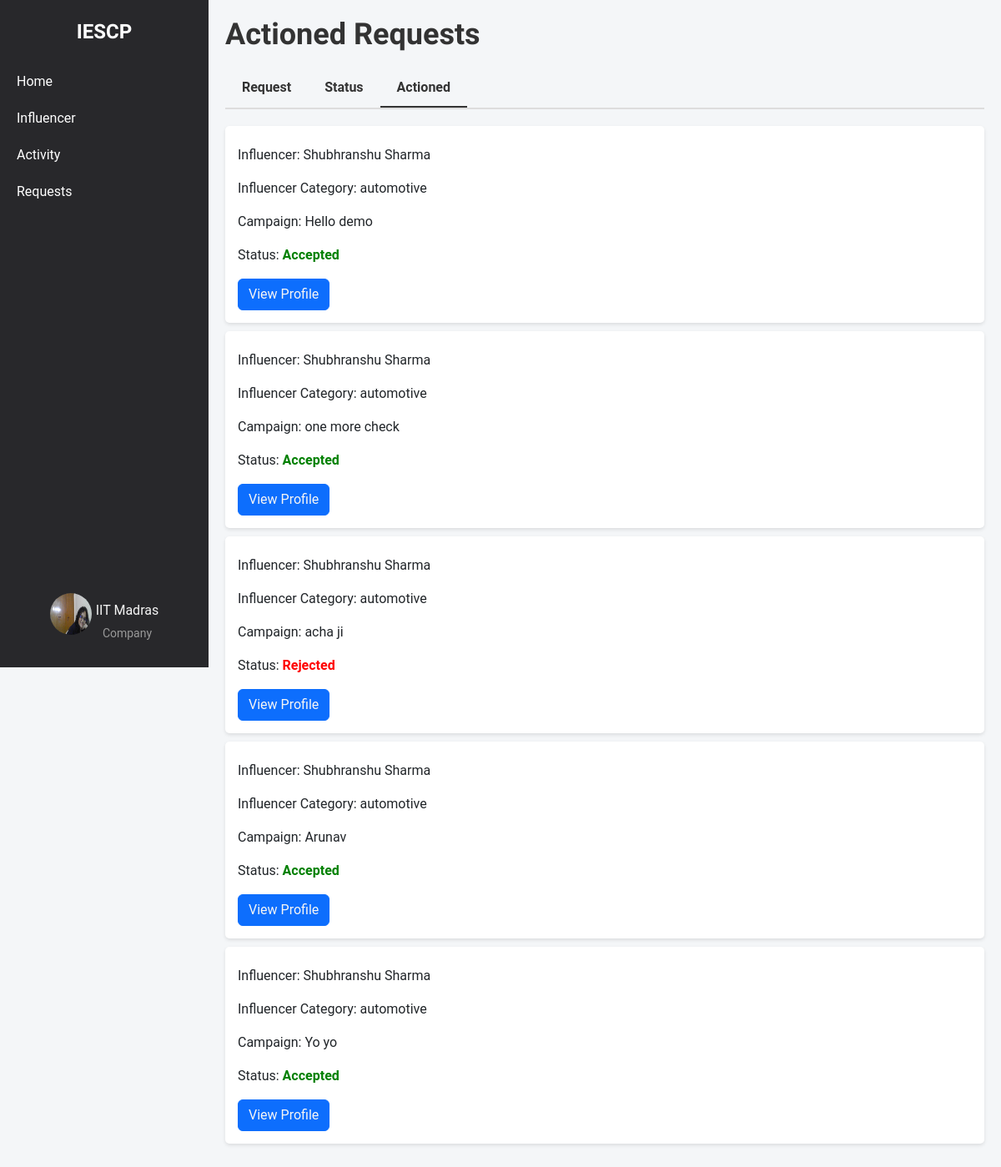
The page /company/actioned (signed in) on the database as committed earlier.
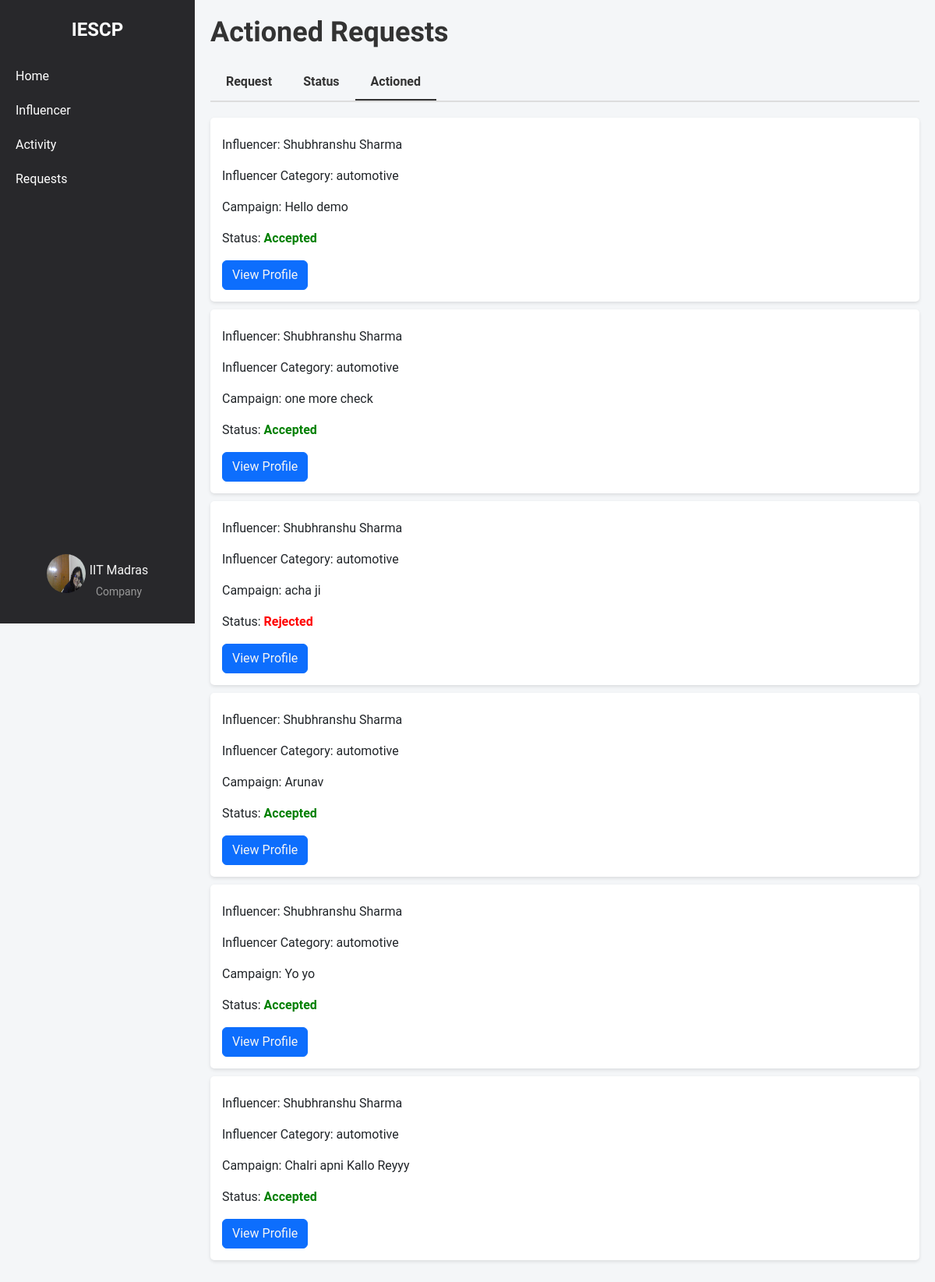
The same page on the database as committed later.
### models.py (models this page shows, shortened)
class Company(db.Model):
    __tablename__ = 'company'
    id = db.Column(db.Integer, primary_key=True)
    company_name = db.Column(db.String(100), nullable=False)
    username = db.Column(db.String(50), unique=True, nullable=False)
    email = db.Column(db.String(120), unique=True, nullable=False)
    password_hash = db.Column(db.String(128), nullable=False)
    phone_number = db.Column(db.String(20), nullable=False)
    address = db.Column(db.String(200), nullable=False)
    industry = db.Column(db.String(100), nullable=False)
    other_industry = db.Column(db.String(100), nullable=True)
    website = db.Column(db.String(200), nullable=False)
    description = db.Column(db.Text, nullable=False)
    social_media_link = db.Column(db.String(200), nullable=False)
    logo = db.Column(db.String(200), nullable=False)
    campaigns = db.relationship('Campaign', backref='company', lazy=True)

class InterestedCampaigns(db.Model):
    __tablename__ = 'interested_campaigns'
    id = db.Column(db.Integer, primary_key=True)
    influencer_id = db.Column(
        db.Integer,
        db.ForeignKey('influencers.id', name='fk_influencer_id'),
        nullable=False
    )
    campaign_id = db.Column(
        db.Integer,
        db.ForeignKey('campaign.id', name='fk_campaign_id'),
        nullable=False
    )
    company_id = db.Column(
        db.Integer,
        db.ForeignKey('company.id', name='fk_company_id'),
        nullable=False
    )
    expressed_at = db.Column(db.DateTime, nullable=False, default=datetime.utcnow)
    status = db.Column(db.String(50), nullable=False, default='pending')
    influencer = db.relationship('Influencer', backref=db.backref('interested_campaigns', lazy=True))
    campaign = db.relationship('Campaign', backref=db.backref('interested_influencers', lazy=True))
    company = db.relationship('Company', backref=db.backref('company_interests', lazy=True))

class Influencer(db.Model):
    __tablename__ = 'influencers'
    id = db.Column(db.Integer, primary_key=True)
    name = db.Column(db.String(255), nullable=False)
    username = db.Column(db.String(255), unique=True, nullable=False)
    email = db.Column(db.String(255), unique=True, nullable=False)
    password_hash = db.Column(db.String(255), nullable=False)
    category = db.Column(db.String(255), nullable=False)
    interest = db.Column(db.String(255), nullable=False)
    reach = db.Column(db.Integer, nullable=False)
    social_media_links = db.Column(db.String(255), nullable=False)
    bio = db.Column(db.String(255), nullable=False)
    profile_picture = db.Column(db.String(255), nullable=False)
    campaigns = db.relationship('Campaign', secondary=influencer_campaign_association, back_populates='influencers')

class Campaign(db.Model):
    __tablename__ = 'campaign'
    id = db.Column(db.Integer, primary_key=True)
    title = db.Column(db.String(200), nullable=False)
    description = db.Column(db.Text, nullable=False)
    budget = db.Column(db.Float, nullable=False)
    start_date = db.Column(db.Date, nullable=False)
    end_date = db.Column(db.Date, nullable=False)
    company_id = db.Column(db.Integer, db.ForeignKey('company.id'), nullable=False)
    admin_id = db.Column(db.Integer, db.ForeignKey('admin.id'), nullable=False, default=1)
    status = db.Column(db.String(50), nullable=False, default='pending')
    category = db.Column(db.String(255), nullable=False)
    created_at = db.Column(db.DateTime, nullable=False, default=datetime.utcnow)
    visibility = db.Column(db.String(50), nullable=False, default='public')
    influencers = db.relationship('Influencer', secondary=influencer_campaign_association, back_populates='campaigns')
    is_flag = db.Column(db.Boolean, nullable=False, default=False)

### company_routes.py (the view)
@app.route('/company/actioned')
@company_auth_required
def company_actioned():
    user = Company.query.get(session['company_id'])
    actioned_requests = db.session.query(InterestedCampaigns).join(Campaign).filter(Campaign.company_id == user.id).filter(InterestedCampaigns.status.in_(['accepted', 'rejected'])).all()
    return render_template('company_actioned.html', user=user, actioned_requests=actioned_requests)

### company_routes.py (called while the page is built)
def company_auth_required(func):
    @wraps(func)
    def func3(*args, **kwargs):
        if 'company_id' in session:
            return func(*args, **kwargs)
        else:
            flash("Please login first")
            return redirect(url_for('company_login'))
    return func3

### templates/company_actioned.html (shortened to what this page needs)
{% extends 'layout.html' %}
{% block content %}
    <div class="container-box">
        <div class="sidebar">
            <div class="logo">IESCP</div>
            <ul>
                <li><a href="{{url_for('company_home')}}">Home</a></li>
                <li><a href="{{url_for('influencer_search')}}">Influencer</a></li>
                <li><a href="{{url_for('company_activity')}}">Activity</a></li>
                <li><a href="{{url_for('company_requests')}}">Requests</a></li>
            </ul>
            <div class="profile">
                <a href="{{ url_for('company_dashboard') }}">
                    <img src="{{ url_for('static', filename='profile_upload/company/' + user.username + '/' + user.logo) }}" alt="Profile Picture">
                    <div class="profile-name-category">
                        <span class="company_name">{{ user.company_name }}</span>
                        <span class="category">Company</span>
                    </div>
                </a>
            </div>
        </div>
        <div class="main-content">
            <h1>Actioned Requests</h1>
            <div class="tabs">
                <a href="{{url_for('company_requests')}}" class="tab">Request</a>
                <a href="{{url_for('company_request_status')}}" class="tab">Status</a>
                <a href="{{url_for('company_actioned')}}" class="tab active">Actioned</a>
            </div>
            {% if actioned_requests %}
                {% for request in actioned_requests %}
                    <div class="request-item">
                        <p>Influencer: {{ request.influencer.name }}</p>
                        <p>Influencer Category: {{request.influencer.category}}</p>
                        <p>Campaign: {{request.campaign.title}}</p>
                        <p>Status:
                            {% if request.status == 'accepted' %}
                                <span class="status-accepted">Accepted</span>
                            {% elif request.status == 'rejected' %}
                                <span class="status-rejected">Rejected</span>
                            {% endif %}
                        </p>
                        <button class="btn btn-primary"><a href="{{request.influencer.social_media_links}}" target="_blank">View Profile</a></button>
                    </div>
                {% endfor %}
            {% else %}
                <p>No actioned requests to display.</p>
            {% endif %}
        </div>
    </div>
{% endblock %}

### templates/layout.html (shortened to what this page needs)
<!DOCTYPE html>
<html lang="en">
<head>
    <link rel="stylesheet" href="https://cdn.jsdelivr.net/npm/bootstrap@5.3.3/dist/css/bootstrap.min.css">
</head>
<body>
    {% block content %}
    {% endblock %}
</body>
</html>

### templates/company_actioned.html (style rules this page uses)
body { font-family: 'Roboto', Arial, sans-serif; margin: 0; padding: 0; background-color: #f4f6f8; }
.container-box { display: flex; width: 100%; }
a { text-decoration: none; color: whitesmoke; }
.sidebar { width: 250px; background-color: #28282B; color: white; display: flex; flex-direction: column; align-items: center; padding-top: 20px; position: fixed; top: 0; left: 0; height: 100vh; overflow: auto; }
.sidebar .logo { font-size: 24px; font-weight: bold; margin-bottom: 20px; font-family: 'Lexend Deca', sans-serif; font-weight: 600; }
.sidebar ul { list-style-type: none; padding: 0; width: 100%; }
.sidebar ul li { width: 100%; }
.sidebar ul li a { display: block; padding: 10px 20px; color: white; text-decoration: none; }
.sidebar .profile { margin-top: auto; text-align: center; padding: 10px; }
.profile .category { font-size: 14px; color: #999; margin-top: 5px; }
.sidebar .profile img { width: 50px; height: 50px; border-radius: 50%; margin-bottom: 5px; }
.profile { display: flex; flex-direction: column; align-items: center; text-align: center; padding: 10px; margin-bottom: 20px; }
.profile a { display: flex; align-items: center; text-align: center; justify-content: center; gap: 5px; }
.profile-name-category { display: flex; flex-direction: column; align-items: center; text-align: center; justify-content: center; padding-top: 13px; }
.main-content { flex: 1; padding: 20px; margin-left: 250px; overflow-y: auto; }
.main-content h1 { font-size: 36px; font-weight: bold; font-family: 'Lexend Deca', sans-serif; color: #333; margin-bottom: 20px; }
.tabs { display: flex; border-bottom: 2px solid #ddd; margin-bottom: 20px; }
.tab { padding: 10px 20px; cursor: pointer; font-weight: bold; color: #333; border: none; background-color: transparent; }
.tab.active { border-bottom: 2px solid #333; }
.request-item { background-color: white; padding: 15px; border-radius: 5px; box-shadow: 0 2px 4px rgba(0, 0, 0, 0.1); margin-bottom: 10px; }
.status-accepted { color: green; font-weight: bold; }
.status-rejected { color: red; font-weight: bold; }

Rows that differ between the two databases and show on the page:
added InterestedCampaigns: influencer.name "Shubhranshu Sharma", influencer.category "automotive", campaign "Chalri apni Kallo Reyyy", status "Accepted"
